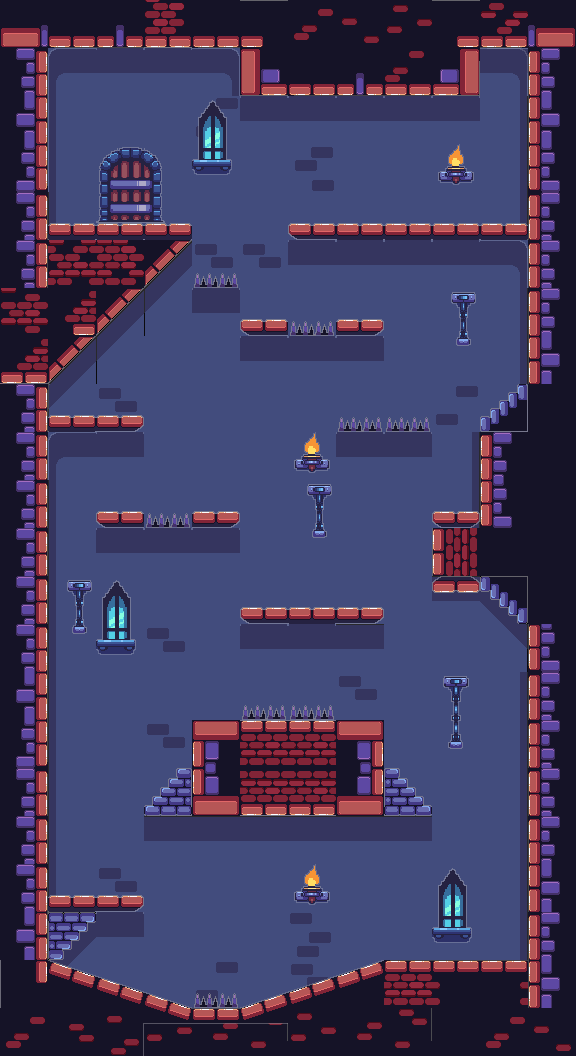

Tiled map render using the project's own tile images. Description and the whole map definition, tile-layer contents included, below:
An orthogonal 12x22 tile map with 48x48 px tiles, 3 tile layers (Background 1, Background 2, Background 3) and 32 objects.

<map version="1.5" tiledversion="1.7.2" orientation="orthogonal" renderorder="right-down" width="12" height="22" tilewidth="48" tileheight="48" infinite="0" nextlayerid="7" nextobjectid="39">
 <tileset firstgid="1" source="map_3.tsx" />
 <layer id="1" name="Background 1" width="12" height="22">
  <data encoding="csv">
19,20,21,114,20,1073741944,2,3,4,3221225592,30,31,
37,238,238,238,238,122,20,21,22,123,238,49,
55,238,238,238,225,238,238,238,238,238,246,67,
73,238,238,238,238,238,245,238,238,238,246,85,
37,236,238,238,238,238,238,238,238,238,246,49,
37,238,238,215,239,239,238,238,238,238,238,49,
1610612836,1610612833,215,233,238,238,238,238,238,238,246,49,
1610612835,215,233,238,238,238,238,238,238,238,246,67,
37,236,239,238,238,238,238,238,238,225,238,1,
37,238,238,238,238,238,238,238,238,246,49,1,
37,236,238,238,238,238,238,238,238,246,85,1,
37,236,245,238,238,238,238,238,238,2684354674,1,1,
37,236,238,238,238,238,238,238,238,219,216,1,
37,236,238,239,238,238,238,219,238,238,234,85,
55,236,238,238,238,238,238,239,238,238,246,49,
73,236,238,239,238,238,238,238,238,238,246,49,
37,236,238,238,238,238,238,238,238,238,246,49,
37,236,238,219,219,219,219,219,219,238,246,49,
37,236,239,238,238,238,238,238,238,238,246,67,
55,215,238,238,238,238,223,238,238,238,246,49,
73,233,238,238,225,238,239,238,92,93,94,67,
1,2,3,4,5,6,4,5,6,1,2,3
</data>
 </layer>
 <layer id="2" name="Background 2" width="12" height="22">
  <data encoding="csv">
0,0,0,1073741904,0,0,0,0,0,0,0,0,
0,0,206,206,228,0,0,0,0,0,218,0,
0,236,0,0,289,0,0,0,0,0,0,0,
0,236,0,0,307,0,0,0,0,217,0,0,
0,188,188,188,0,0,187,188,188,188,188,0,
0,96,97,3221225487,157,0,206,206,206,206,228,0,
98,3221225575,3221225487,0,206,187,157,189,0,361,0,0,
118,3221225487,0,0,0,206,206,206,0,379,0,0,
0,233,189,0,0,0,0,157,157,0,536871067,0,
0,218,206,0,0,0,217,206,206,0,0,0,
0,0,187,157,189,0,361,0,0,169,0,0,
0,0,206,206,206,0,379,0,0,0,0,0,
0,361,289,0,0,187,188,189,0,1073741993,1610612891,0,
0,379,307,0,0,206,206,0,0,0,0,0,
0,0,0,0,0,157,157,0,0,362,0,0,
0,0,0,0,68,1073741938,1073741938,69,0,380,0,0,
0,0,0,154,86,114,114,87,153,0,0,0,
0,0,0,0,0,0,0,0,0,0,0,0,
0,188,189,0,0,0,217,0,0,289,0,0,
0,1073741977,206,238,0,0,0,0,0,307,0,0,
2684354680,1073741847,1073741848,1073741849,157,1073741851,1073741852,1073741853,0,0,0,0,
2,1073741829,1073741830,1073741831,1073741832,1073741833,0,0,0,0,0,0
</data>
 </layer>
 <layer id="3" name="Background 3" width="12" height="22">
  <data encoding="csv">
0,0,0,0,0,0,0,0,0,0,0,0,
0,218,0,0,0,0,0,0,0,0,228,0,
0,0,0,0,0,206,206,206,206,206,0,0,
0,0,290,291,0,0,0,0,0,0,0,0,
0,0,308,309,0,0,0,0,0,0,0,0,
0,0,0,0,0,0,0,0,0,0,0,0,
0,0,0,0,0,0,0,0,0,0,0,0,
0,0,0,0,0,0,0,0,0,0,0,0,
0,188,0,0,0,0,0,0,0,0,0,0,
0,0,0,0,0,0,0,0,0,0,0,0,
0,0,0,0,0,0,0,0,0,0,0,0,
0,0,0,0,0,0,0,0,0,0,0,0,
0,0,0,0,0,0,0,0,0,0,0,0,
0,0,0,0,0,0,0,0,0,0,0,0,
0,0,0,0,0,0,0,0,0,0,0,0,
0,0,0,0,0,0,0,0,0,0,0,0,
0,0,0,0,0,0,0,0,0,0,0,0,
0,0,0,0,0,0,0,0,0,0,0,0,
0,0,0,0,0,0,0,0,0,0,0,0,
0,0,0,0,0,0,0,0,0,0,0,0,
0,0,0,0,0,0,0,0,0,0,0,0,
0,0,0,0,0,0,0,0,0,0,0,0
</data>
 </layer>
 <objectgroup id="4" name="Walls">
  <object id="1" x="46.6667" y="961.333">
   <polygon points="0,0 144.667,46.6667 -0.666667,43.3333" />
  </object>
  <object id="2" x="193.333" y="1009.33">
   <polygon points="0,0 46,-1.33333 22,12" />
  </object>
  <object id="4" x="240.667" y="1008">
   <polygon points="0,0 142.667,-47.3333 142.667,4.66667" />
  </object>
  <object id="5" x="385.333" y="961.333">
   <polygon points="0,0 142,-2 70,26.6667" />
  </object>
  <object id="6" x="48" y="960">
   <polygon points="0,0 13.3333,0.666667 14,-10 21.3333,-10 22.6667,-20 30,-20.6667 30.6667,-28.6667 40.6667,-29.3333 40.6667,-38.6667 48.6667,-38 47.3333,-47.3333 -0.666667,-48.6667" />
  </object>
  <object id="7" x="48.6667" y="894.667">
   <polygon points="-48.3636,-0.727273 94.8488,1.15151 95.4545,10.9697 86.9694,17.0909 0,15.3333" />
  </object>
  <object id="8" x="528.667" y="627.333">
   <polygon points="0,0 -0.666667,331.333 39.3333,156" />
  </object>
  <object id="9" x="481.333" y="577.333">
   <polygon points="0,0 -1.33333,9.33333 6,8 6,14 15.3333,16 14,26.6667 22,26 23.3333,37.3333 30.6667,35.3333 30.6667,44 45.3333,44 47.3333,-0.666667" />
  </object>
  <object id="10" x="479.333" y="591.333">
   <polygon points="0,0 -47.3333,2 -46,-79.3333 -0.666667,-81.3333 0.666667,-158.667 48.6667,-159.333" />
  </object>
  <object id="11" x="480.667" y="428.667">
   <polygon points="0,0 -2,-9.33333 8,-8.66667 8.66667,-17.3333 16,-17.3333 16,-26.6667 23.3333,-26 24.6667,-35.3333 33.3333,-33.3333 33.3333,-44 48.6667,-46 48,-1.33333" />
  </object>
  <object id="12" x="529.333" y="381.333">
   <polygon points="0,0 -0.666667,-332 36,-155.333" />
  </object>
  <object id="13" x="527.333" y="222.667">
   <polygon points="0,0 -238.667,0 -239.333,7.33333 -233.333,15.3333 -0.666667,15.3333 -2,16" />
  </object>
  <object id="14" x="529.333" y="48">
   <polygon points="0,0 -48.6667,0.666667 -24.6667,-18.6667" />
  </object>
  <object id="15" x="479.333" y="48.6667">
   <polygon points="0,0 0,44 -239.333,45.3333 -238.667,1.33333 -116,-18.6667" />
  </object>
  <object id="16" x="240" y="48">
   <polygon points="0,0 -196.667,-1.33333 -94,-34.6667" />
  </object>
  <object id="17" x="48.6667" y="224.667">
   <polygon points="0,0 -2,-175.333 -32.6667,-82" />
  </object>
  <object id="18" x="48.6667" y="224.667">
   <polygon points="0,0 142.667,-0.666667 142,16 -0.666667,159.333" />
  </object>
  <object id="21" x="48" y="414.667">
   <polygon points="0,0 95.3333,2 94.6667,9.33333 86.6667,16 -0.666667,16.6667" />
  </object>
  <object id="22" x="94.6667" y="511.333">
   <polygon points="0,0 50,-0.666667 49.3333,14.6667 10,16.6667 2.66667,10" />
  </object>
  <object id="23" x="193.333" y="510.667">
   <polygon points="0,0 46.6667,0 47.3333,10.6667 37.3333,16 0,16.6667" />
  </object>
  <object id="26" x="192" y="718.667">
   <polygon points="0,0 190.667,1.33333 192,46.6667 205.333,47.3333 206.667,58 212.667,59.3333 214,66 222,66.6667 222.667,77.3333 229.333,76 232,84.6667 238.667,84.6667 240,97.3333 -49.3333,97.3333 -44,85.3333 -40,85.3333 -40,76.6667 -30.6667,76.6667 -31.3333,69.3333 -26.6667,69.3333 -23.3333,58.6667 -14.6667,58 -14,48.6667 -3.33333,50" />
  </object>
  <object id="28" x="47" y="385">
   <polygon points="0,0 0,572 -35,279" />
  </object>
  <object id="36" x="239.273" y="607.636">
   <polygon points="0,0 144.727,0.181818 145.273,9.09091 136.182,15.2727 8.54545,16.1818 1.45455,9.81818" />
  </object>
  <object id="37" x="336.182" y="319.273">
   <polygon points="0,0 46.9091,-0.181818 47.0909,10.3636 39.8182,16.1818 0.181818,15.4545" />
  </object>
  <object id="38" x="240.545" y="319.636">
   <polygon points="0,0 47.0909,0 47.2727,15.2727 7.63636,16.1818 -0.181818,10.1818" />
  </object>
 </objectgroup>
 <objectgroup id="5" name="Traps">
  <object id="29" x="192" y="288">
   <polygon points="0,0 47.3333,0 43.3333,-15.6667 5,-15" />
  </object>
  <object id="30" x="293.333" y="320.667">
   <polygon points="0,0 38,0 42.3333,14.3333 -4.33333,15" />
  </object>
  <object id="31" x="336.333" y="432.667">
   <polygon points="0,0 96,-0.666667 90.6667,-14.6667 4.33333,-14.6667" />
  </object>
  <object id="32" x="145.667" y="527.333">
   <polygon points="0,0 46,0.666667 43,-13 4,-14" />
  </object>
  <object id="33" x="193.333" y="1008.67">
   <polygon points="0,0 45.3333,-0.333333 41.6667,-15.6667 3.66667,-14.6667" />
  </object>
  <object id="34" x="239.667" y="718.667">
   <polygon points="0,0 96.3333,1 91.6667,-13 5.66667,-13" />
  </object>
 </objectgroup>
 <objectgroup id="6" name="Door">
  <object id="35" x="95.6364" y="223.636">
   <polygon points="0,0 70.9091,0.545455 66.5455,-3.81818 66.5455,-57.6364 64,-63.6364 59.8182,-68.1818 54,-72 47.0909,-75.4545 41.4545,-76 26.7273,-76.5455 20.7273,-74.7273 13.4545,-71.2727 8,-66 5.09091,-62.1818 3.27273,-56 3.27273,-3.45455" />
  </object>
 </objectgroup>
</map>
